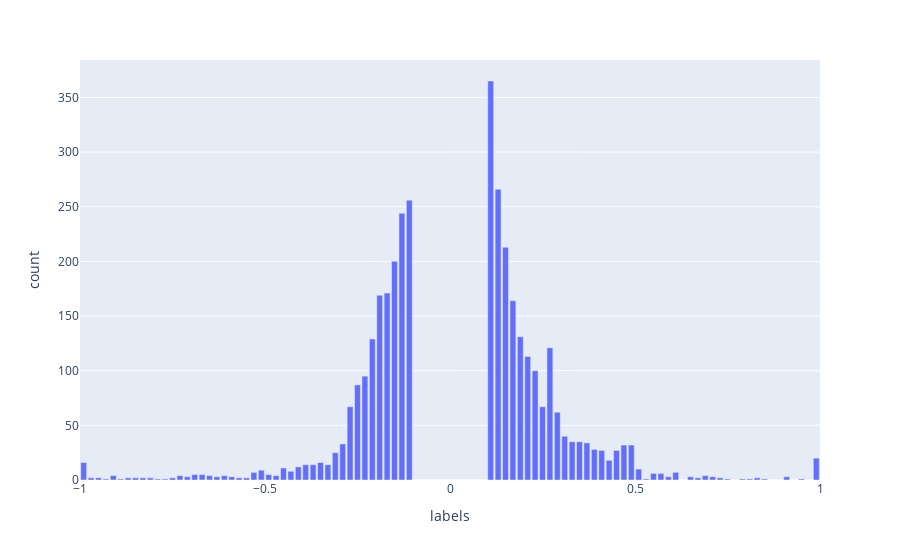

The code cell stored with this chart in its notebook:
### Code cell
import plotly.express as px

counts, bins = np.histogram(np.concatenate((allLabels[allLabels>.1],allLabels[allLabels<-.1])),bins=100)
bins = 0.5 * (bins[:-1] + bins[1:])

fig = px.bar(x=bins, y=counts, labels={'x':'labels', 'y':'count'})
fig.show()

### Figure 1 — Plotly figure (JSON) as saved in the notebook; plotly's stock layout.template omitted (floating-point values rounded to 4 significant figures)
{"data": [{"alignmentgroup": "True", "hovertemplate": "labels=%{x}<br>count=%{y}<extra></extra>", "legendgroup": "", "marker": {"color": "#636efa"}, "name": "", "offsetgroup": "", "orientation": "v", "showlegend": false, "textposition": "auto", "type": "bar", "x": [-0.99, -0.97, -0.95, -0.93, -0.91, -0.89, -0.87, -0.85, -0.83, -0.81, -0.79, -0.77, -0.75, -0.73, -0.71, -0.69, -0.67, -0.65, -0.63, -0.61, -0.59, -0.57, -0.55, -0.53, -0.51, -0.49, -0.47, -0.45, -0.43, -0.41, -0.39, -0.37, -0.35, -0.33, -0.31, -0.29, -0.27, -0.25, -0.23, -0.21, -0.19, -0.17, -0.15, -0.13, -0.11, -0.09, -0.07, -0.05, -0.03, -0.01, 0.01, 0.03, 0.05, 0.07, 0.09, 0.11, 0.13, 0.15, 0.17, 0.19, 0.21, 0.23, 0.25, 0.27, 0.29, 0.31, 0.33, 0.35, 0.37, 0.39, 0.41, 0.43, 0.45, 0.47, 0.49, 0.51, 0.53, 0.55, 0.57, 0.59, 0.61, 0.63, 0.65, 0.67, 0.69, 0.71, 0.73, 0.75, 0.77, 0.79, 0.81, 0.83, 0.85, 0.87, 0.89, 0.91, 0.93, 0.95, 0.97, 0.99], "xaxis": "x", "y": [16, 2, 2, 1, 4, 1, 2, 2, 2, 2, 1, 1, 2, 4, 3, 5, 5, 4, 3, 4, 3, 2, 2, 7, 9, 5, 4, 11, 8, 12, 14, 14, 16, 14, 25, 33, 67, 87, 95, 129, 169, 171, 200, 244, 256, 0, 0, 0, 0, 0, 0, 0, 0, 0, 0, 365, 266, 213, 164, 131, 113, 100, 67, 121, 62, 40, 35, 35, 34, 28, 27, 18, 27, 32, 32, 10, 1, 6, 6, 3, 7, 0, 3, 2, 4, 3, 2, 1, 0, 1, 1, 2, 1, 0, 0, 3, 0, 1, 0, 20], "yaxis": "y"}], "layout": {"barmode": "relative", "legend": {"tracegroupgap": 0}, "margin": {"t": 60}, "xaxis": {"anchor": "y", "domain": [0, 1], "title": {"text": "labels"}}, "yaxis": {"anchor": "x", "domain": [0, 1], "title": {"text": "count"}}}}
